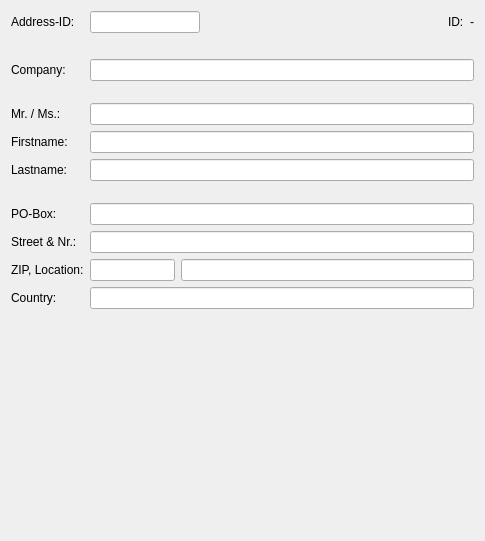
     <widget class="QWidget" name="tab1" >
      <attribute name="title" >
       <string>Address</string>
      </attribute>
      <layout class="QGridLayout" >
       <item row="0" column="0" >
        <widget class="QLabel" name="label_6" >
         <property name="text" >
          <string>Address-ID:</string>
         </property>
        </widget>
       </item>
       <item row="0" column="1" colspan="2" >
        <widget class="QLineEdit" name="adr2" >
         <property name="alignment" >
          <set>Qt::AlignRight</set>
         </property>
        </widget>
       </item>
       <item row="0" column="3" >
        <spacer>
         <property name="orientation" >
          <enum>Qt::Horizontal</enum>
         </property>
         <property name="sizeHint" >
          <size>
           <width>172</width>
           <height>20</height>
          </size>
         </property>
        </spacer>
       </item>
       <item row="0" column="4" >
        <widget class="QLabel" name="label_7" >
         <property name="text" >
          <string>ID:</string>
         </property>
        </widget>
       </item>
       <item row="0" column="5" >
        <widget class="QLabel" name="adr1" >
         <property name="sizePolicy" >
          <sizepolicy vsizetype="Fixed" hsizetype="Fixed" >
           <horstretch>0</horstretch>
           <verstretch>0</verstretch>
          </sizepolicy>
         </property>
         <property name="text" >
          <string>-</string>
         </property>
        </widget>
       </item>
       <item row="1" column="0" colspan="6" >
        <spacer>
         <property name="orientation" >
          <enum>Qt::Vertical</enum>
         </property>
         <property name="sizeType" >
          <enum>QSizePolicy::Fixed</enum>
         </property>
         <property name="sizeHint" >
          <size>
           <width>461</width>
           <height>20</height>
          </size>
         </property>
        </spacer>
       </item>
       <item row="2" column="0" >
        <widget class="QLabel" name="label_8" >
         <property name="text" >
          <string>Company:</string>
         </property>
        </widget>
       </item>
       <item row="2" column="1" colspan="5" >
        <widget class="QLineEdit" name="adr3" >
         <property name="sizePolicy" >
          <sizepolicy vsizetype="Fixed" hsizetype="Expanding" >
           <horstretch>0</horstretch>
           <verstretch>0</verstretch>
          </sizepolicy>
         </property>
        </widget>
       </item>
       <item row="3" column="1" colspan="3" >
        <spacer>
         <property name="orientation" >
          <enum>Qt::Vertical</enum>
         </property>
         <property name="sizeType" >
          <enum>QSizePolicy::Fixed</enum>
         </property>
         <property name="sizeHint" >
          <size>
           <width>171</width>
           <height>16</height>
          </size>
         </property>
        </spacer>
       </item>
       <item row="4" column="0" >
        <widget class="QLabel" name="label_9" >
         <property name="text" >
          <string>Mr. / Ms.:</string>
         </property>
        </widget>
       </item>
       <item row="4" column="1" colspan="5" >
        <widget class="QLineEdit" name="adr6" >
         <property name="text" >
          <string/>
         </property>
        </widget>
       </item>
       <item row="5" column="0" >
        <widget class="QLabel" name="label_10" >
         <property name="text" >
          <string>Firstname:</string>
         </property>
        </widget>
       </item>
       <item row="5" column="1" colspan="5" >
        <widget class="QLineEdit" name="adr4" />
       </item>
       <item row="6" column="0" >
        <widget class="QLabel" name="label_11" >
         <property name="text" >
          <string>Lastname:</string>
         </property>
        </widget>
       </item>
       <item row="6" column="1" colspan="5" >
        <widget class="QLineEdit" name="adr5" />
       </item>
       <item row="7" column="1" colspan="3" >
        <spacer>
         <property name="orientation" >
          <enum>Qt::Vertical</enum>
         </property>
         <property name="sizeType" >
          <enum>QSizePolicy::Fixed</enum>
         </property>
         <property name="sizeHint" >
          <size>
           <width>161</width>
           <height>16</height>
          </size>
         </property>
        </spacer>
       </item>
       <item row="8" column="0" >
        <widget class="QLabel" name="label_12" >
         <property name="text" >
          <string>PO-Box:</string>
         </property>
        </widget>
       </item>
       <item row="8" column="1" colspan="5" >
        <widget class="QLineEdit" name="adr7" />
       </item>
       <item row="9" column="0" >
        <widget class="QLabel" name="label_13" >
         <property name="text" >
          <string>Street &amp; Nr.:</string>
         </property>
        </widget>
       </item>
       <item row="9" column="1" colspan="5" >
        <widget class="QLineEdit" name="adr8" >
         <property name="text" >
          <string/>
         </property>
        </widget>
       </item>
       <item row="10" column="0" >
        <widget class="QLabel" name="label_14" >
         <property name="text" >
          <string>ZIP, Location:</string>
         </property>
        </widget>
       </item>
       <item row="10" column="1" >
        <widget class="QLineEdit" name="adr9a" >
         <property name="sizePolicy" >
          <sizepolicy vsizetype="Fixed" hsizetype="Fixed" >
           <horstretch>0</horstretch>
           <verstretch>0</verstretch>
          </sizepolicy>
         </property>
         <property name="minimumSize" >
          <size>
           <width>0</width>
           <height>0</height>
          </size>
         </property>
         <property name="maximumSize" >
          <size>
           <width>85</width>
           <height>16777215</height>
          </size>
         </property>
        </widget>
       </item>
       <item row="10" column="2" colspan="4" >
        <widget class="QLineEdit" name="adr9b" />
       </item>
       <item row="11" column="0" >
        <widget class="QLabel" name="label_28" >
         <property name="text" >
          <string>Country:</string>
         </property>
        </widget>
       </item>
       <item row="11" column="1" colspan="5" >
        <widget class="QLineEdit" name="adr31" >
         <property name="text" >
          <string/>
         </property>
        </widget>
       </item>
       <item row="12" column="1" colspan="2" >
        <spacer>
         <property name="orientation" >
          <enum>Qt::Vertical</enum>
         </property>
         <property name="sizeHint" >
          <size>
           <width>110</width>
           <height>221</height>
          </size>
         </property>
        </spacer>
       </item>
      </layout>
     </widget>
